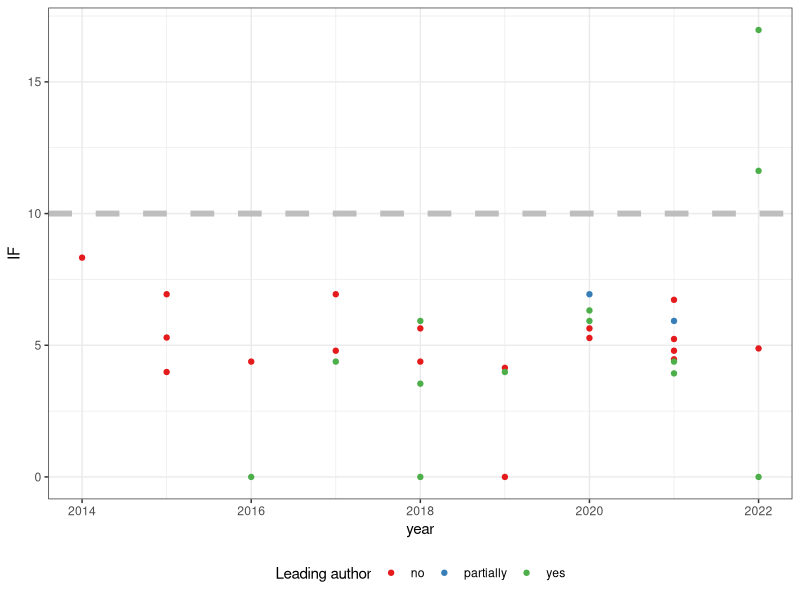

R code for this plot:
## ---- chunk 1
library(ggplot2)
library(RColorBrewer)

dat <- read.csv("annotated-pubs.csv")


ggplot(dat, aes(x = year, y = IF, color = leading)) +
  geom_point() +
  geom_hline(yintercept = 10, color = "grey", linetype = "dashed", size = 2) +
  scale_color_manual("Leading author", values = brewer.pal(3, "Set1")) +
  theme_bw() +
  theme(legend.position = "bottom")
